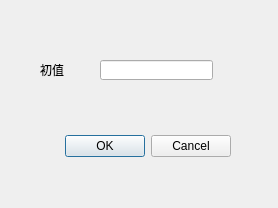
<?xml version="1.0" encoding="UTF-8"?>
<ui version="4.0">
 <class>Dialog3</class>
 <widget class="QDialog" name="Dialog3">
  <property name="geometry">
   <rect>
    <x>0</x>
    <y>0</y>
    <width>278</width>
    <height>208</height>
   </rect>
  </property>
  <property name="minimumSize">
   <size>
    <width>278</width>
    <height>208</height>
   </size>
  </property>
  <property name="maximumSize">
   <size>
    <width>278</width>
    <height>208</height>
   </size>
  </property>
  <property name="windowTitle">
   <string>设置初值</string>
  </property>
  <widget class="QDialogButtonBox" name="Setbegin">
   <property name="geometry">
    <rect>
     <x>-110</x>
     <y>130</y>
     <width>341</width>
     <height>32</height>
    </rect>
   </property>
   <property name="orientation">
    <enum>Qt::Horizontal</enum>
   </property>
   <property name="standardButtons">
    <set>QDialogButtonBox::Cancel|QDialogButtonBox::Ok</set>
   </property>
  </widget>
  <widget class="QLineEdit" name="lineEdit">
   <property name="geometry">
    <rect>
     <x>100</x>
     <y>60</y>
     <width>113</width>
     <height>20</height>
    </rect>
   </property>
  </widget>
  <widget class="QLabel" name="label">
   <property name="geometry">
    <rect>
     <x>40</x>
     <y>60</y>
     <width>54</width>
     <height>20</height>
    </rect>
   </property>
   <property name="text">
    <string>初值</string>
   </property>
  </widget>
 </widget>
 <resources/>
 <connections>
  <connection>
   <sender>Setbegin</sender>
   <signal>accepted()</signal>
   <receiver>Dialog3</receiver>
   <slot>accept()</slot>
   <hints>
    <hint type="sourcelabel">
     <x>248</x>
     <y>254</y>
    </hint>
    <hint type="destinationlabel">
     <x>157</x>
     <y>274</y>
    </hint>
   </hints>
  </connection>
  <connection>
   <sender>Setbegin</sender>
   <signal>rejected()</signal>
   <receiver>Dialog3</receiver>
   <slot>reject()</slot>
   <hints>
    <hint type="sourcelabel">
     <x>316</x>
     <y>260</y>
    </hint>
    <hint type="destinationlabel">
     <x>286</x>
     <y>274</y>
    </hint>
   </hints>
  </connection>
 </connections>
</ui>
